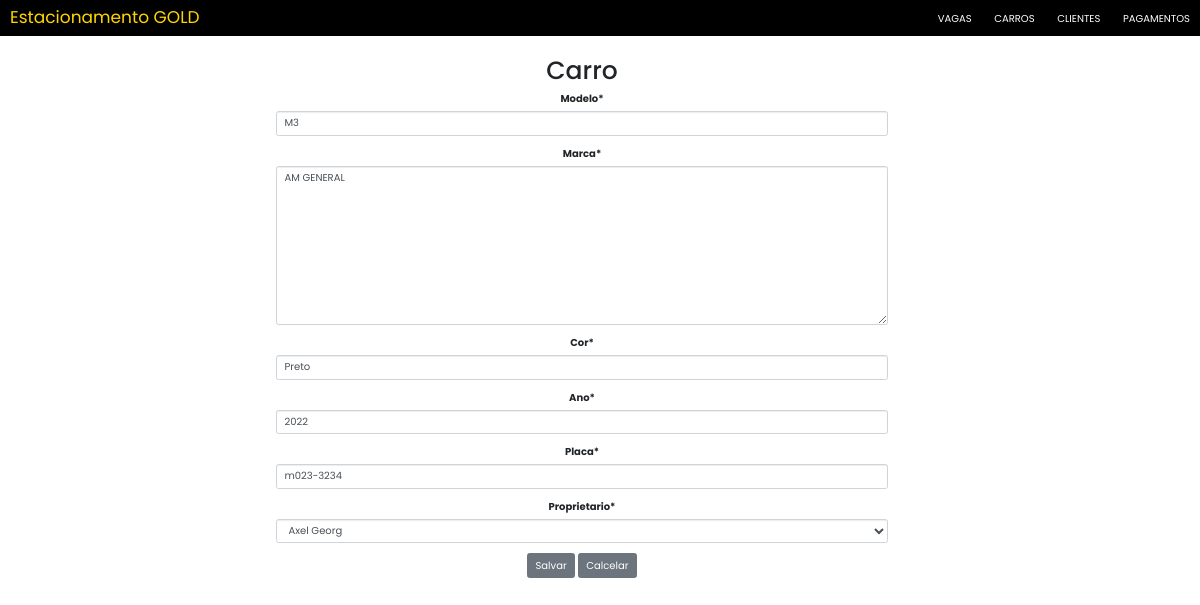
/carros/update/1/, run on the app's committed database.
### mainCarros/models.py (models this page shows, shortened)
class Carro(models.Model):
    modelo = models.CharField(max_length=20)
    marca = EnumChoiceField(EnumMarcas)
    cor = models.CharField(max_length=20)
    ano = models.IntegerField()
    placa = models.CharField(max_length=15, unique=True)
    proprietario = models.ForeignKey(Cliente, on_delete=models.CASCADE)
    dataHoraCadastro = models.DateTimeField(
        auto_now_add=True, editable=False, verbose_name="Data e Hora Cadastro")
    dataHoraAlteracao = models.DateTimeField(
        auto_now=True, editable=False, verbose_name="Data e Hora Alteração")
    ocupandoVaga = models.BooleanField(default=False, editable=False)

### mainCarros/views.py (the view)
# urls.py: path("update/<int:pk>/", views.CarroUpdate.as_view(), name="update"),
class CarroUpdate(UpdateView):
    model = Carro
    fields = '__all__'
    success_url = reverse_lazy('mainCarros:list')

### mainClientes/models.py (called while the page is built)
    def __str__(self) -> str:
        return self.nome

### mainCarros/templates/mainCarros/carro_form.html (shortened to what this page needs)
{% extends 'Estacionamento/base.html' %}
{% load static %}
{% load crispy_forms_tags %}
{% block content %}
<div style="text-align:center;margin-left: 25%; margin-right: 25%">
    <h1> Carro </h1>
    <form class="form-horizontal" method="post" action".">
        {{form|crispy}}
        <input type="submit" class="btn btn-secondary" value="Salvar">
        <input type="reset" class="btn btn-secondary" value="Calcelar" onclick="location.href = '{% url 'mainCarros:list' %}'">
    </form>
</div>
{% endblock %}

### Estacionamento/static/index.css (style rules this page uses)
body { font-family: "Poppins", sans-serif; }

### data on the page
Carro: modelo "M3", marca "AM GENERAL", cor "Preto", ano "2022", placa "m023-3234", proprietario "Axel Georg"
